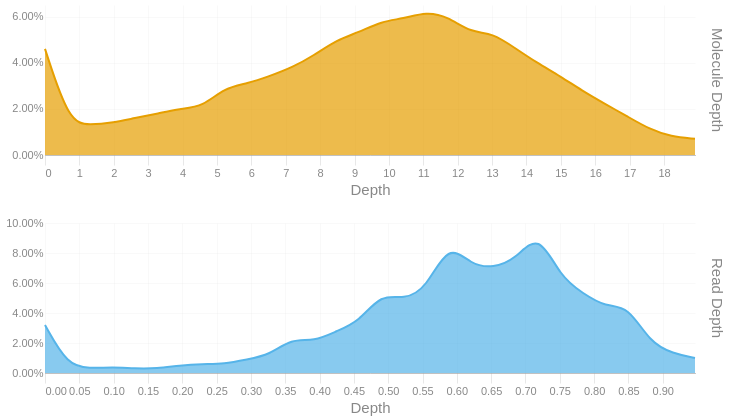

Notebook source saved alongside this figure:
### Code cell
readdep = depth_hist(tb['Read Depth'], q99, 3)
readdep = readdep.with_columns(pl.lit('Read Depth').alias('Metric'))
if not SKIPLR:
    moldep = depth_hist(tb['Molecule Depth'], mol_q99, 1)
    moldep = moldep.with_columns(pl.lit('Molecule Depth').alias('Metric'))
    _hist = pl.concat([readdep, moldep])
    _hist = _hist.filter(pl.col('Proportion') != 0)
    with SafeRender(_hist):
        (
            alt.Chart(_hist)        
            .mark_area(interpolate = "basis")
            .encode(
                x=alt.X('Bin:Q').scale(domainMin=0).axis(alt.Axis(title='Depth')),
                y = alt.Y('Proportion:Q', title = None).axis(format = '.2%'),
                color = alt.Color('Metric:N').legend(None),
                row = alt.Row("Metric:N").header(title = None, labelOrient = 'right'),
                tooltip = [
                    alt.Tooltip("Metric:N", title = "Metric"),
                    alt.Tooltip('Interval:N', title = "Depth Interval"),
                    alt.Tooltip('Proportion:Q', title = "% Alignments").format('.2%')
                ]
            )
            .resolve_scale(x='independent', y='independent')
            .properties(
                height = 150, width = 650,
                usermeta={'embedOptions': {'downloadFileName': f'{samplename}.depth.hist'}}
            )
        ).display()
else:
    readdep = readdep.filter(pl.col('Proportion') != 0)
    with SafeRender(readdep):
        (
            alt.Chart(readdep)        
            .mark_area(interpolate = "basis")
            .encode(
                x=alt.X('Bin:Q').scale(domainMin=0).axis(alt.Axis(title='Depth')),
                y = alt.Y('Proportion:Q', title = None).axis(format = '.2%'),
                tooltip = [
                    alt.Tooltip('Interval:N', title = "Depth Interval"),
                    alt.Tooltip('Proportion:Q', title = "% Alignments").format('.2%')
                ]
            )
            .properties(
                usermeta={'embedOptions': {'downloadFileName': f'{samplename}.depth.hist'}}
            )
        ).display()

### Figure 1 — Vega-Lite specification as saved in the notebook (floating-point values rounded to 4 significant figures)
{"width": 650, "height": 150, "config": {"title": {"anchor": "start", "dy": -15, "fontSize": 18, "color": "#888888", "subtitleColor": "#888888", "subtitleFontSize": 14}, "arc": {"fill": "#0072B2"}, "axis": {"domainColor": "#888888", "domainWidth": 0.5, "gridWidth": 0.2, "grid": false, "titleFontWeight": 400, "titleFontSize": 15, "labelFontSize": 11, "labelColor": "#888888", "tickColor": "#888888", "tickWidth": 0.2, "titleColor": "#888888"}, "axisBand": {"grid": false}, "axisX": {"grid": true, "tickSize": 10, "domainCap": "round"}, "axisY": {"domain": false, "grid": true, "tickSize": 0, "domainCap": "round"}, "background": "transparent", "header": {"labelFontSize": 15, "labelColor": "#888888", "titleFontSize": 15, "titleFontWeight": 600, "titleColor": "#888888"}, "legend": {"labelFont": "sans-serif", "labelFontSize": 12, "labelColor": "#888888", "symbolSize": 100, "symbolType": "circle", "titleFontSize": 12, "titlePadding": 10, "titleColor": "#888888", "title": null}, "range": {"category": ["#E69F00", "#56B4E9", "#009E73", "#F0E442", "#0072B2", "#D55E00", "#CC79A7", "#000000"], "diverging": ["#cfe8f3", "#a2d4ec", "#73bfe2", "#46abdb", "#1696d2", "#12719e"]}, "area": {"fill": "#0072B2", "fillOpacity": 0.7, "line": true, "strokeOpacity": 0.7}, "line": {"color": "#0072B2", "stroke": "#0072B2", "strokeWidth": 2}, "trail": {"color": "#0072B2", "stroke": "#0072B2", "strokeWidth": 0, "size": 1}, "point": {"filled": true, "fillOpacity": 1.0, "size": 95}, "text": {"color": "#888888", "fontSize": 11, "align": "right", "fontWeight": 400, "size": 11}, "bar": {"fill": "#0072B2", "stroke": null}, "view": {"stroke": null, "continuousWidth": 660, "continuousHeight": 400}}, "data": {"name": "data-7145910298c55df904816aabc44f0db3"}, "mark": {"type": "area", "interpolate": "basis"}, "encoding": {"color": {"field": "Metric", "legend": null, "type": "nominal"}, "row": {"field": "Metric", "header": {"title": null, "labelOrient": "right"}, "type": "nominal"}, "tooltip": [{"field": "Metric", "title": "Metric", "type": "nominal"}, {"field": "Interval", "title": "Depth Interval", "type": "nominal"}, {"field": "Proportion", "format": ".2%", "title": "% Alignments", "type": "quantitative"}], "x": {"axis": {"title": "Depth"}, "field": "Bin", "scale": {"domainMin": 0}, "type": "quantitative"}, "y": {"axis": {"format": ".2%"}, "field": "Proportion", "title": null, "type": "quantitative"}}, "resolve": {"scale": {"x": "independent", "y": "independent"}}, "usermeta": {"embedOptions": {"downloadFileName": "S5_Connecticut_990.depth.hist"}}, "$schema": "https://vega.github.io/schema/vega-lite/v6.1.0.json", "datasets": {"data-7145910298c55df904816aabc44f0db3": [{"Bin": 0.0, "Interval": "0.0-0.033", "Proportion": 0.032, "Metric": "Read Depth"}, {"Bin": 0.033, "Interval": "0.033-0.065", "Proportion": 0.005, "Metric": "Read Depth"}, {"Bin": 0.065, "Interval": "0.065-0.098", "Proportion": 0.003, "Metric": "Read Depth"}, {"Bin": 0.098, "Interval": "0.098-0.131", "Proportion": 0.004, "Metric": "Read Depth"}, {"Bin": 0.131, "Interval": "0.131-0.163", "Proportion": 0.003, "Metric": "Read Depth"}, {"Bin": 0.163, "Interval": "0.163-0.196", "Proportion": 0.003, "Metric": "Read Depth"}, {"Bin": 0.196, "Interval": "0.196-0.229", "Proportion": 0.005, "Metric": "Read Depth"}, {"Bin": 0.229, "Interval": "0.229-0.261", "Proportion": 0.006, "Metric": "Read Depth"}, {"Bin": 0.261, "Interval": "0.261-0.294", "Proportion": 0.006, "Metric": "Read Depth"}, {"Bin": 0.294, "Interval": "0.294-0.327", "Proportion": 0.009, "Metric": "Read Depth"}, {"Bin": 0.327, "Interval": "0.327-0.359", "Proportion": 0.012, "Metric": "Read Depth"}, {"Bin": 0.359, "Interval": "0.359-0.392", "Proportion": 0.023, "Metric": "Read Depth"}, {"Bin": 0.392, "Interval": "0.392-0.425", "Proportion": 0.021, "Metric": "Read Depth"}, {"Bin": 0.425, "Interval": "0.425-0.457", "Proportion": 0.028, "Metric": "Read Depth"}, {"Bin": 0.457, "Interval": "0.457-0.49", "Proportion": 0.034, "Metric": "Read Depth"}, {"Bin": 0.49, "Interval": "0.49-0.523", "Proportion": 0.053, "Metric": "Read Depth"}, {"Bin": 0.523, "Interval": "0.523-0.555", "Proportion": 0.049, "Metric": "Read Depth"}, {"Bin": 0.555, "Interval": "0.555-0.588", "Proportion": 0.056, "Metric": "Read Depth"}, {"Bin": 0.588, "Interval": "0.588-0.621", "Proportion": 0.087, "Metric": "Read Depth"}, {"Bin": 0.621, "Interval": "0.621-0.653", "Proportion": 0.072, "Metric": "Read Depth"}, {"Bin": 0.653, "Interval": "0.653-0.686", "Proportion": 0.07, "Metric": "Read Depth"}, {"Bin": 0.686, "Interval": "0.686-0.719", "Proportion": 0.076, "Metric": "Read Depth"}, {"Bin": 0.719, "Interval": "0.719-0.751", "Proportion": 0.094, "Metric": "Read Depth"}, {"Bin": 0.751, "Interval": "0.751-0.784", "Proportion": 0.064, "Metric": "Read Depth"}, {"Bin": 0.784, "Interval": "0.784-0.817", "Proportion": 0.053, "Metric": "Read Depth"}, {"Bin": 0.817, "Interval": "0.817-0.849", "Proportion": 0.044, "Metric": "Read Depth"}, {"Bin": 0.849, "Interval": "0.849-0.882", "Proportion": 0.045, "Metric": "Read Depth"}, {"Bin": 0.882, "Interval": "0.882-0.915", "Proportion": 0.02, "Metric": "Read Depth"}, {"Bin": 0.915, "Interval": "0.915-0.947", "Proportion": 0.013, "Metric": "Read Depth"}, {"Bin": 0.947, "Interval": "0.947-0.98", "Proportion": 0.01, "Metric": "Read Depth"}, {"Bin": 0.0, "Interval": "0.0-0.7", "Proportion": 0.046, "Metric": "Molecule Depth"}, {"Bin": 0.7, "Interval": "0.7-1.3", "Proportion": 0.014, "Metric": "Molecule Depth"}, {"Bin": 1.3, "Interval": "1.3-2.0", "Proportion": 0.013, "Metric": "Molecule Depth"}, {"Bin": 2.0, "Interval": "2.0-2.6", "Proportion": 0.014, "Metric": "Molecule Depth"}, {"Bin": 2.6, "Interval": "2.6-3.3", "Proportion": 0.016, "Metric": "Molecule Depth"}, {"Bin": 3.3, "Interval": "3.3-3.9", "Proportion": 0.018, "Metric": "Molecule Depth"}, {"Bin": 3.9, "Interval": "3.9-4.6", "Proportion": 0.02, "Metric": "Molecule Depth"}, {"Bin": 4.6, "Interval": "4.6-5.2", "Proportion": 0.021, "Metric": "Molecule Depth"}, {"Bin": 5.2, "Interval": "5.2-5.9", "Proportion": 0.029, "Metric": "Molecule Depth"}, {"Bin": 5.9, "Interval": "5.9-6.5", "Proportion": 0.031, "Metric": "Molecule Depth"}, {"Bin": 6.5, "Interval": "6.5-7.2", "Proportion": 0.034, "Metric": "Molecule Depth"}, {"Bin": 7.2, "Interval": "7.2-7.8", "Proportion": 0.038, "Metric": "Molecule Depth"}, {"Bin": 7.8, "Interval": "7.8-8.5", "Proportion": 0.043, "Metric": "Molecule Depth"}, {"Bin": 8.5, "Interval": "8.5-9.1", "Proportion": 0.05, "Metric": "Molecule Depth"}, {"Bin": 9.1, "Interval": "9.1-9.8", "Proportion": 0.053, "Metric": "Molecule Depth"}, {"Bin": 9.8, "Interval": "9.8-10.4", "Proportion": 0.058, "Metric": "Molecule Depth"}, {"Bin": 10.4, "Interval": "10.4-11.1", "Proportion": 0.059, "Metric": "Molecule Depth"}, {"Bin": 11.1, "Interval": "11.1-11.7", "Proportion": 0.062, "Metric": "Molecule Depth"}, {"Bin": 11.7, "Interval": "11.7-12.4", "Proportion": 0.06, "Metric": "Molecule Depth"}, {"Bin": 12.4, "Interval": "12.4-13.0", "Proportion": 0.053, "Metric": "Molecule Depth"}, {"Bin": 13.0, "Interval": "13.0-13.7", "Proportion": 0.053, "Metric": "Molecule Depth"}, {"Bin": 13.7, "Interval": "13.7-14.3", "Proportion": 0.046, "Metric": "Molecule Depth"}, {"Bin": 14.3, "Interval": "14.3-15.0", "Proportion": 0.04, "Metric": "Molecule Depth"}, {"Bin": 15.0, "Interval": "15.0-15.6", "Proportion": 0.034, "Metric": "Molecule Depth"}, {"Bin": 15.6, "Interval": "15.6-16.3", "Proportion": 0.028, "Metric": "Molecule Depth"}, {"Bin": 16.3, "Interval": "16.3-16.9", "Proportion": 0.022, "Metric": "Molecule Depth"}, {"Bin": 16.9, "Interval": "16.9-17.6", "Proportion": 0.017, "Metric": "Molecule Depth"}, {"Bin": 17.6, "Interval": "17.6-18.2", "Proportion": 0.011, "Metric": "Molecule Depth"}, {"Bin": 18.2, "Interval": "18.2-18.9", "Proportion": 0.008, "Metric": "Molecule Depth"}, {"Bin": 18.9, "Interval": "18.9-19.55", "Proportion": 0.007, "Metric": "Molecule Depth"}]}}
